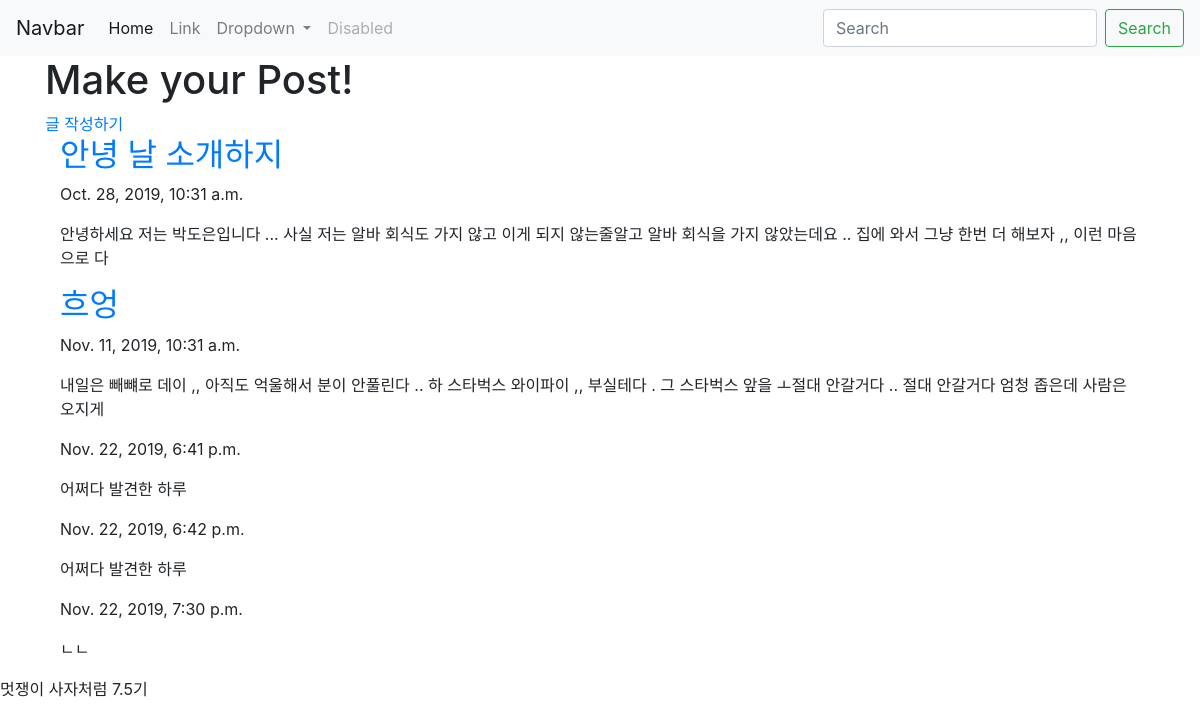
The page / on the database its author committed.
### app_board/models.py (models this page shows, shortened)
class Post(models.Model):
    name = models.CharField(max_length=200)
    writer = models.CharField(max_length=100)
    date = models.DateTimeField('data published')
    body = models.TextField()
    def summary(self) :
        return self.body[:100]

### app_board/views.py (the view)
# urls.py: 2. Add a URL to urlpatterns:  path('', views.home, name='home')
def home(request) :
    posts = Post.objects
    return render(request, 'home.html', {'posts':posts})

### app_board/templates/home.html
{% extends 'base.html' %}
{% block content %}
<h1>Make your Post!</h1>
<a href="{%url 'new' %}">글 작성하기</a>
{% for post in posts.all %}
    <div class= "container">
        <a href ="{% url 'detail' post.id%}"><h2>{{post.name}}</h2></a>
       <p>{{post.date}}</p>
       <p>{{post.summary}}</p>
    </div>
{% endfor %}
{% endblock %}

### rows shown on the page
Post: name "안녕 날 소개하지", date "Oct. 28, 2019, 10:31 a.m.", summary "안녕하세요 저는 박도은입니다 ... 사실 저는 알바 회식도 가지 않고 이게 되지 않는줄알고 알바 회식을 가지 않았는데요 .. 집에 와서 그냥 한번 더 해보자 ,, 이런 마음으로 다"
Post: name "흐엉", date "Nov. 11, 2019, 10:31 a.m.", summary "내일은 빼뺴로 데이 ,, 아직도 억울해서 분이 안풀린다 .. 하 스타벅스 와이파이 ,, 부실테다 . 그 스타벅스 앞을 ㅗ절대 안갈거다 .. 절대 안갈거다 엄청 좁은데 사람은 오지게"
Post: date "Nov. 22, 2019, 6:41 p.m.", summary "어쩌다 발견한 하루"
Post: date "Nov. 22, 2019, 6:42 p.m.", summary "어쩌다 발견한 하루"
Post: date "Nov. 22, 2019, 7:30 p.m.", summary "ㄴㄴ"
